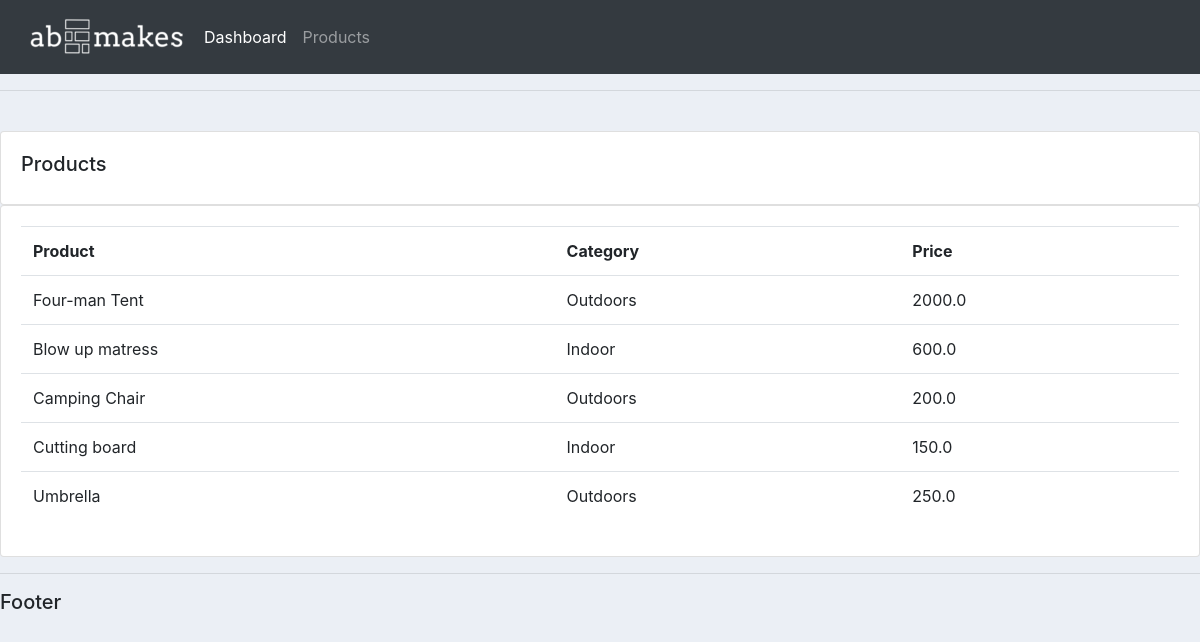
Screenshot of /products/ with the database file from the repository.
### accounts/models.py (models this page shows, shortened)
class Product(models.Model):
    CATEGORY = (
        ('Indoor', 'Indoor'),
        ('Outdoors', 'Outdoors')
        )
    name = models.CharField(max_length=200, null=True)
    price = models.FloatField(null=True)
    category = models.CharField(max_length=200, null=True, choices=CATEGORY)
    description = models.CharField(max_length=400, null=True, blank=True)
    date_created = models.DateTimeField(auto_now_add=True, null=True)
    tags = models.ManyToManyField(Tag)

### accounts/views.py (the view)
# urls.py: path('products/', views.products, name="products"),
def products(request):
    products = Product.objects.all()
    return render(request, "accounts/products.html", {'products': products})

### accounts/templates/accounts/products.html
{% extends 'accounts/main.html' %}
{% block content %}
<br>
<div class="row">
    <div class="col-md">
        <div class="card card-body">
            <h5>Products</h5>
        </div>
        <div class="card card-body">
            <table class="table">
                <tr>
                    <th>Product</th>
                    <th>Category</th>
                    <th>Price</th>
                </tr>
                {% for i in products %}
                    <tr>
                        <td>{{i.name}}</td>
                        <td>{{i.category}}</td>
                        <td>{{i.price}}</td>
                    </tr>
                {% endfor %}
            </table>
        </div>
    </div>
</div>
{% endblock %}

### static/css/main.css (style rules this page uses)
body { background-color: #ebeff5; }

### rows the page displays
Product: name "Four-man Tent", category "Outdoors", price "2000.0"
Product: name "Blow up matress", category "Indoor", price "600.0"
Product: name "Camping Chair", category "Outdoors", price "200.0"
Product: name "Cutting board", category "Indoor", price "150.0"
Product: name "Umbrella", category "Outdoors", price "250.0"
